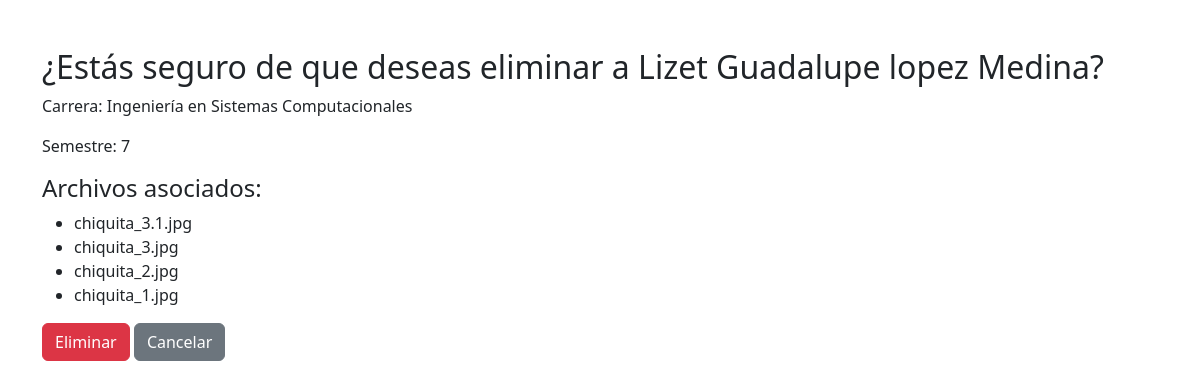
/estudiante/eliminar/8/, run on the app's committed database.
### archivos/models.py (models this page shows, shortened)
class Estudiante(models.Model):
    id = models.AutoField(primary_key=True)
    nombre = models.CharField(max_length=100)
    carrera = models.CharField(max_length=100)
    semestre = models.IntegerField()

class Archivos(models.Model):
    estudiante = models.ForeignKey(Estudiante, on_delete=models.CASCADE)
    archivo = models.FileField(upload_to='archivos/')

### archivos/views.py (the view)
# urls.py: path("estudiante/eliminar/<int:estudiante_id>/", eliminar_estudiante, name="eliminar_estudiante"),
def eliminar_estudiante(request, estudiante_id):
    estudiante = get_object_or_404(Estudiante, id=estudiante_id)
    if request.method == "POST":
        estudiante.delete()
        return redirect("crear_estudiante")
    archivos = Archivos.objects.filter(estudiante=estudiante)
    return render(request, "confirmar_eliminar.html", {"estudiante": estudiante, "archivos": archivos})

### archivos/templates/confirmar_eliminar.html (shortened to what this page needs)
<!DOCTYPE html>
<html>
<head>
    <link href="https://cdn.jsdelivr.net/npm/bootstrap@5.3.8/dist/css/bootstrap.min.css" rel="stylesheet">
</head>
<body>
    <div class="container mt-5">
        <h2>¿Estás seguro de que deseas eliminar a {{ estudiante.nombre }}?</h2>
        <p>Carrera: {{ estudiante.carrera }}</p>
        <p>Semestre: {{ estudiante.semestre }}</p>
        <h4>Archivos asociados:</h4>
        <ul>
            {% for archivo in archivos %}
                <li>{{ archivo.archivo.name|cut:'archivos/' }}</li>
            {% empty %}
                <li>No hay archivos subidos.</li>
            {% endfor %}
        </ul>
        <form method="post">
            <button type="submit" class="btn btn-danger">Eliminar</button>
            <a href="{% url 'lista_estudiantes' %}" class="btn btn-secondary">Cancelar</a>
        </form>
    </div>
</body>
</html>

### data on the page
Estudiante: nombre "Lizet Guadalupe lopez Medina", carrera "Ingeniería en Sistemas Computacionales", semestre "7"
Archivos: archivo.name "chiquita_3.1.jpg"
Archivos: archivo.name "chiquita_3.jpg"
Archivos: archivo.name "chiquita_2.jpg"
Archivos: archivo.name "chiquita_1.jpg"
